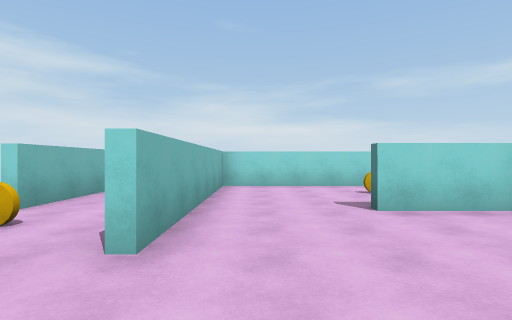
view 1 (above)

12 first-person views from a walk through a Unity game level. The camera is 1.5 m above the floor, looks level and sees 80° across. The floor is counted in squares, 2 m on a side. Each view is taken from the middle of a square. On the plan, view 1 faces up. The plan holds only what a view shows up to about 10 squares ahead; the rest is blank. Some animated figures are not drawn.

view 2
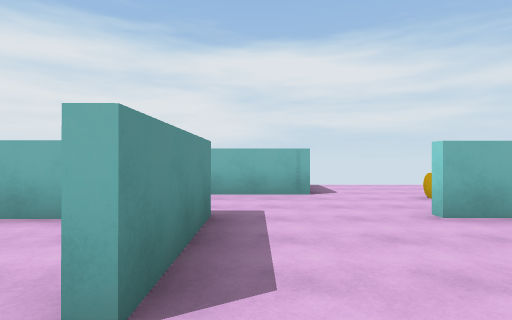

view 3
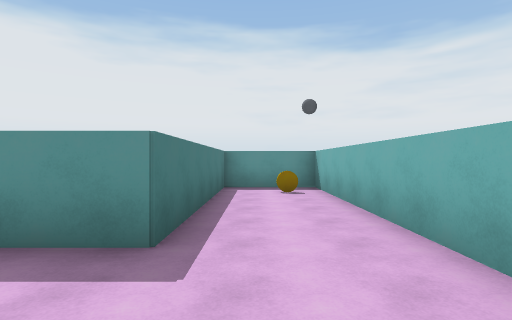

view 4
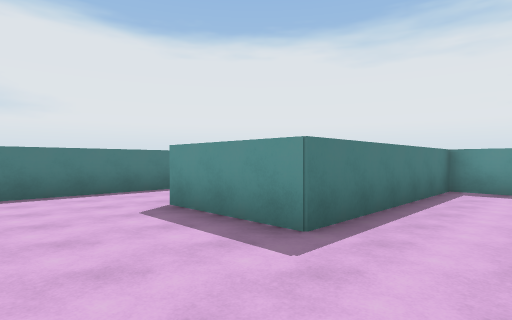

view 5
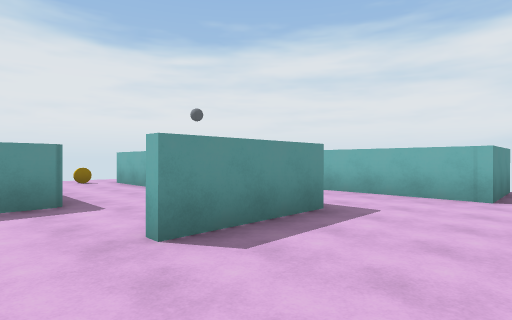

view 6
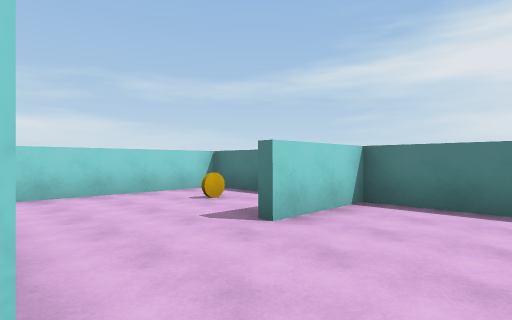

view 7
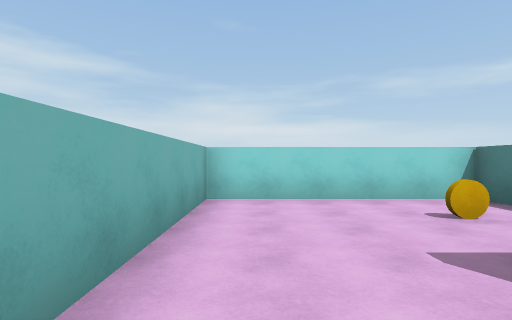

view 8
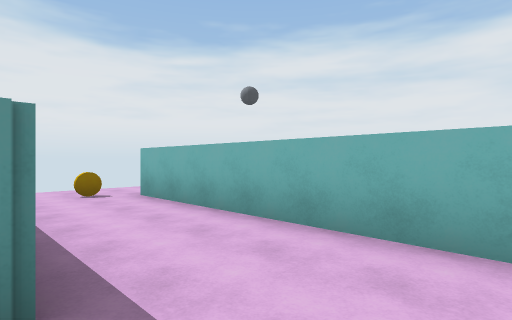

view 9
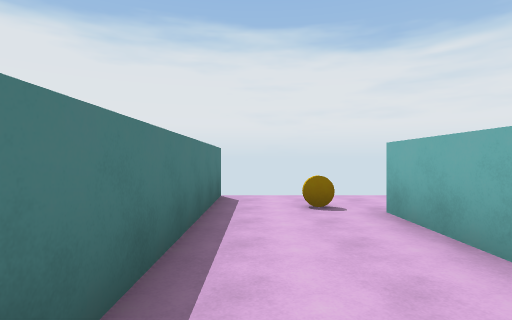

view 10
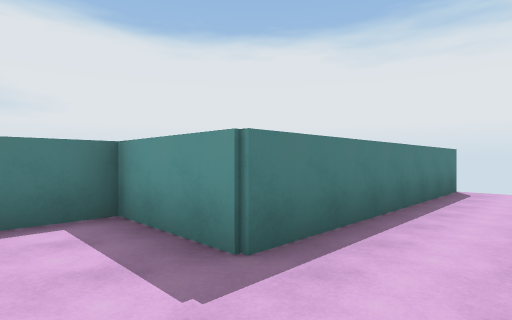

view 11
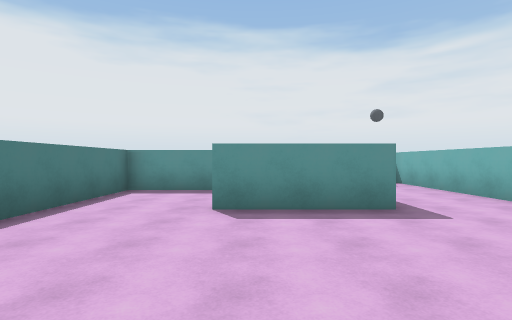

view 12
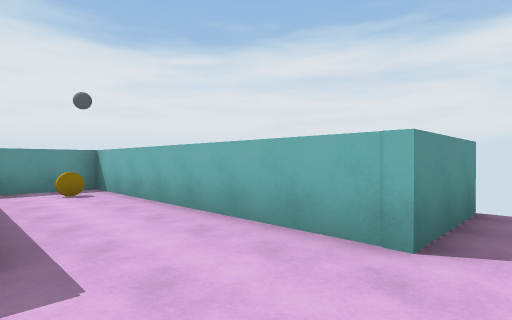

### Floor plan
Ten units are one square. View 1 is at (0, 0); x grows to the right and y downward. Boxes are objects, and circles mark ways between rooms. Rooms are numbered by the first view taken in them; rooms with no view inside come last. Other rooms are left out.
<svg viewBox="-66 -105 113 214">
<path fill="none" stroke="#000" d="M-36 -12 -36 64 -11 64 -11 6 18 6M42 14 42 -45 18 -45M-9 -46 -9 -24M-36 -72 -36 -45M-61 -12 -36 -12M-9 22 -9 84M17 104 17 36 42 36 42 14M42 -70 42 -88 -9 -88 -9 -46"/>
<rect x="-35" y="45" width="10" height="10" fill="#bbb"><title>other object</title></rect>
<rect x="-35" y="-35" width="10" height="10" fill="#bbb"><title>other object</title></rect>
<rect x="-5" y="85" width="10" height="10" fill="#bbb"><title>other object</title></rect>
<rect x="25" y="-75" width="10" height="10" fill="#bbb"><title>other object</title></rect>
<circle cx="-27" cy="-20" r="3" fill="#2a7"/>
<circle cx="25" cy="10" r="3" fill="#2a7"/>
<circle cx="5" cy="-50" r="3" fill="#2a7"/>
<text x="0" y="0">1</text>
<text x="20" y="-100">2</text>
<text x="10" y="60">3</text>
<text x="10" y="-70">4</text>
</svg>
Room 1 opens to room 2. Room 1 opens to room 3. Room 1 opens to room 4.

Where each view was taken, in squares from view 1:
view 1: 0 up, 0 right, facing up
view 2: 0 up, 3 right, facing left
view 3: 2 up, 2 left, facing down
view 4: 2 up, 3 left, facing down-right
view 5: 2 up, 3 right, facing down-left
view 6: 2 up, 1 left, facing up-right
view 7: 3 up, 0 right, facing up
view 8: 2 down, 2 right, facing down-left
view 9: 4 down, 1 right, facing down
view 10: 2 down, 0 right, facing down-right
view 11: 4 up, 1 right, facing down
view 12: 2 up, 1 left, facing down-left
